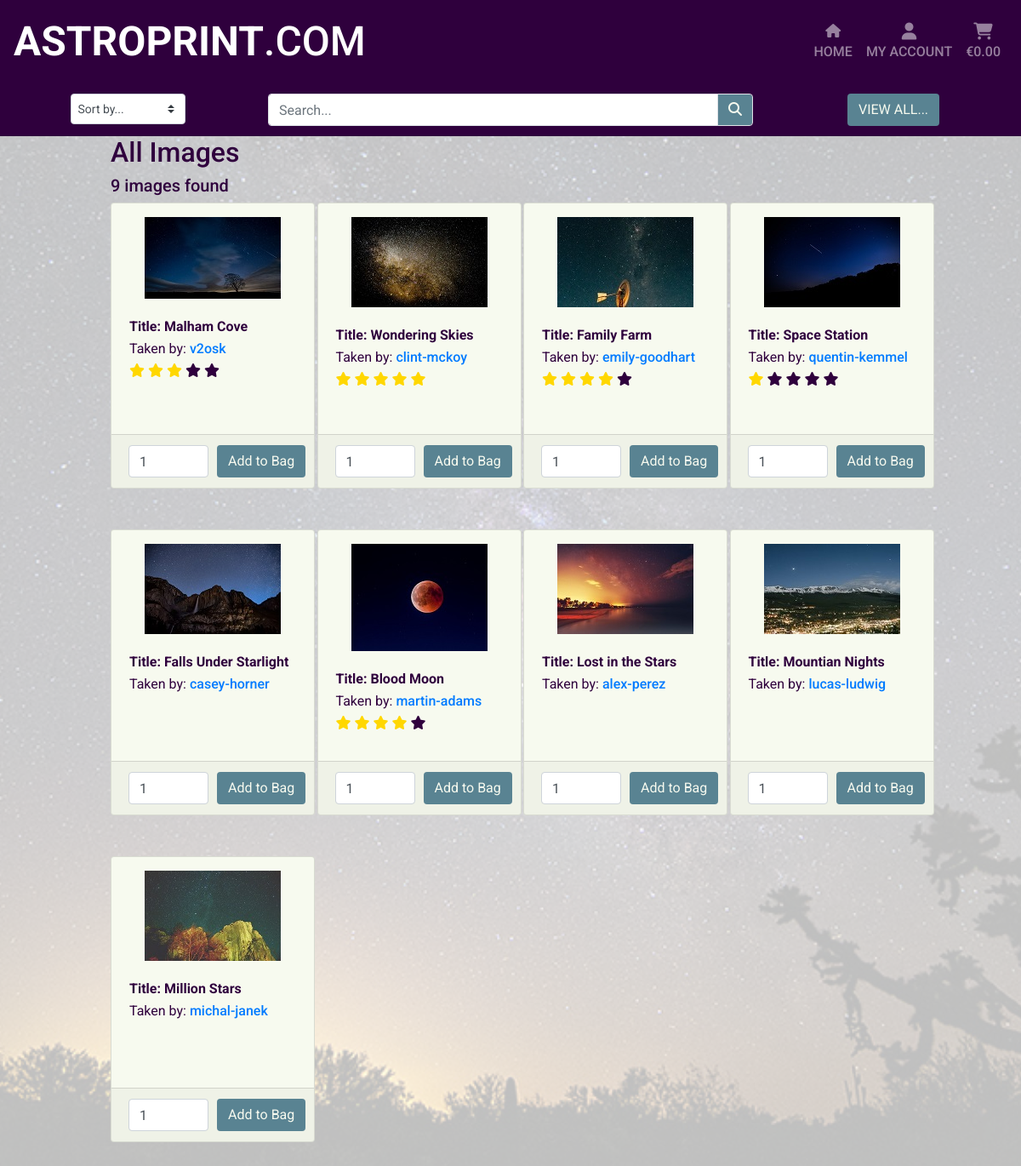
Screenshot of /images/ with the database file from the repository.
### images/models.py (models this page shows, shortened)
class Image(models.Model):
    prev_img = models.ImageField(verbose_name='', upload_to='user_images/')
    tmnl_img = models.ImageField(verbose_name='', upload_to='user_images/')
    img_title = models.CharField(max_length=75, null=False, blank=False)
    img_taken = models.DateField(null=True, blank=True)
    base_price = models.DecimalField(max_digits=6, decimal_places=2)
    user_id = models.ForeignKey(User, to_field='id', on_delete=models.CASCADE)
    img_status = models.BooleanField(default=False)
    vol_sold = models.IntegerField(default=0)
    img_rating = models.IntegerField(null=False, blank=False, default=0)
    img_data_id = models.ForeignKey(
        'Image_Data', to_field='id', on_delete=models.SET_NULL,
        null=True, blank=True
    )
    date_added = models.DateTimeField(auto_now_add=True)
    last_updated = models.DateTimeField(auto_now=True)

### images/views.py (the view, shortened to what this page needs)
# urls.py: path('', views.all_images, name='all_images'),
def all_images(request):
    images = Image.objects.all().filter(img_status=True)
    query = None
    sort = None
    sort_dir = None
    if sort == "img_title":
        if sort_dir == 'asc':
            current_sorting = 'Image Title A-Z'
        else:
            current_sorting = 'Image Title Z-A'
    elif sort == "img_rating":
        if sort_dir == 'asc':
            current_sorting = 'Image Rating Low - High'
        else:
            current_sorting = 'Image Rating High - Low'
    elif sort == "base_price":
        if sort_dir == 'asc':
            current_sorting = 'Image Price Low - High'
        else:
            current_sorting = 'Image Price High - Low'
    else:
        current_sorting = 'None_None'
    context = {
        'images': images,
        'search_term': query,
        'current_sorting': current_sorting,
    }
    return render(request, 'images/images.html', context)

### shopping_bag/contexts.py (called while the page is built, shortened)
def bag_contents(request):
    bag_images = []
    total = 0
    prod_count = 0
    bag = request.session.get('bag', {})
    context = {
        'bag_images': bag_images,
        'total': total,
        'prod_count': prod_count,
    }
    return context

### images/templates/images/images.html (shortened to what this page needs)
{% extends "base.html" %}
{% load static %}
{% block extra_css %}
    <link rel="stylesheet" href="{% static 'images/css/image.css' %}">
{% endblock %}
{% block content %}
    {% include 'includes/search_filter.html' %}
    <div class="container-fluid">
        <div class="row">
            <div class="image-container col-10 offset-1">
                <div class="row">
                    <div class="col-12">
                        {% if search_term %}
                            <h2>Search Results...</h2>
                            {% if images|length > 1 %}
                                <h5>{{ images|length }} images found for Search query : &lsquo;{{ search_term }}&rsquo;</h5>
                            {% else %}
                                <h5>Only {{ images|length }} image found for Search query : &lsquo;{{ search_term }}&rsquo;</h5>
                            {% endif %}
                        {% else %}
                            <h2>All Images</h2>
                            {% if images|length > 1 %}
                                <h5>{{ images|length }} images found</h5>
                            {% else %}
                                <h5>Only {{ images|length }} image found </h5>
                            {% endif %}
                        {% endif %}
                    </div>
                    {% for i in images %}
                        <div class="col-sm-6 col-md-6 col-lg-4 col-xl-3 mb-5">
                            {% include 'images/includes/image_card.html' %}
                        </div>
                    {% endfor %}
                </div>
            </div>
        </div>
    </div>
{% endblock %}

### images/templates/images/includes/image_card.html (shortened to what this page needs)
<div class="card mx-auto my-auto" style="width: 15rem; height: 21rem;">
    <a class="mx-auto" data-fancybox="gallery"
        href="{{ i.prev_img.url }}" title="{{ i.img_title }}"
        data-caption="{% include 'images/includes/fancybox_layout.html' %}">
        <img class="img-fluid mt-3" src="{{ i.tmnl_img.url }}" width="160" height="106">
    </a>
    <div class="card-body">
        <table>
            <tr>
                <th>Title: {{ i.img_title }}</th>
            </tr>
            <tr>
                <td>Taken by:
                    <a href="{% url 'user_images' i.user_id %}" class="">{{ i.user_id }}</a>
                </td>
            </tr>
            <tr>
                <td id="rating" class="">
                    <div class="star">
                        {% if i.img_rating == 5 %}
                            <span class="fa fa-star checked"></span>
                            <span class="fa fa-star checked"></span>
                            <span class="fa fa-star checked"></span>
                            <span class="fa fa-star checked"></span>
                            <span class="fa fa-star checked"></span>
                        {% elif i.img_rating == 4 %}
                            <span class="fa fa-star checked"></span>
                            <span class="fa fa-star checked"></span>
                            <span class="fa fa-star checked"></span>
                            <span class="fa fa-star checked"></span>
                            <span class="fa fa-star"></span>
                        {% elif i.img_rating == 3 %}
                            <span class="fa fa-star checked"></span>
                            <span class="fa fa-star checked"></span>
                            <span class="fa fa-star checked"></span>
                            <span class="fa fa-star"></span>
                            <span class="fa fa-star"></span>
                        {% elif i.img_rating == 2 %}
                            <span class="fa fa-star checked"></span>
                            <span class="fa fa-star checked"></span>
                            <span class="fa fa-star"></span>
                            <span class="fa fa-star"></span>
                            <span class="fa fa-star"></span>
                        {% elif i.img_rating == 1 %}
                            <span class="fa fa-star checked"></span>
                            <span class="fa fa-star"></span>
                            <span class="fa fa-star"></span>
                            <span class="fa fa-star"></span>
                            <span class="fa fa-star"></span>
                        {% endif %}
                    </div>
                </td>
            </tr>
        </table>
    </div>
    <div class="card-footer">
        <form class="form" action="{% url 'add_to_bag' i.id %}" method="POST">
            <div class="form-row">
                <div class="col-6 form-col">
                    <input class="form-control qty_input" type="number"
                    name="quantity" value="1" min="1" max="10"
                    data-item_id="{{ i.id }}"
                    id="id_qty_{{ i.id }}">
                </div>
                <div class="col-6 form-col">
                    <input type="submit" class="btn btn-card" value="Add to Bag">
                </div>
            </div>
        </form>
    </div>
</div>

### static/css/base.css (style rules this page uses)
a { font-weight: 500; }
body { background: url('/media/Test1.jpg') no-repeat center center fixed; background-size: cover; color: #2f003d; font-family: "Roboto", sans-serif; height: calc(100vh - 82px); }
html { height: 100%; width: 100%; }
.btn-card, .btn-search { background-color: #598392; color: #f7faef; }
.card { background-color: #f7faef; }
.checked { color: gold; }
.container-fluid { margin: 0; padding: 0; }
.row { margin: 0; }

### rows the page displays
Image: tmnl_img (picture), img_title "Malham Cove", user_id "v2osk", img_rating 3 (drawn), quantity "1"
Image: tmnl_img (picture), img_title "Wondering Skies", user_id "clint-mckoy", img_rating 5 (drawn)
Image: tmnl_img (picture), img_title "Family Farm", user_id "emily-goodhart", img_rating 4 (drawn)
Image: tmnl_img (picture), img_title "Space Station", user_id "quentin-kemmel", img_rating 1 (drawn)
Image: tmnl_img (picture), img_title "Falls Under Starlight", user_id "casey-horner"
Image: tmnl_img (picture), img_title "Blood Moon", user_id "martin-adams", img_rating 4 (drawn)
Image: tmnl_img (picture), img_title "Lost in the Stars", user_id "alex-perez"
Image: tmnl_img (picture), img_title "Mountian Nights", user_id "lucas-ludwig"
Image: tmnl_img (picture), img_title "Million Stars", user_id "michal-janek"

### other values shown
{{ images|length }} "9"
